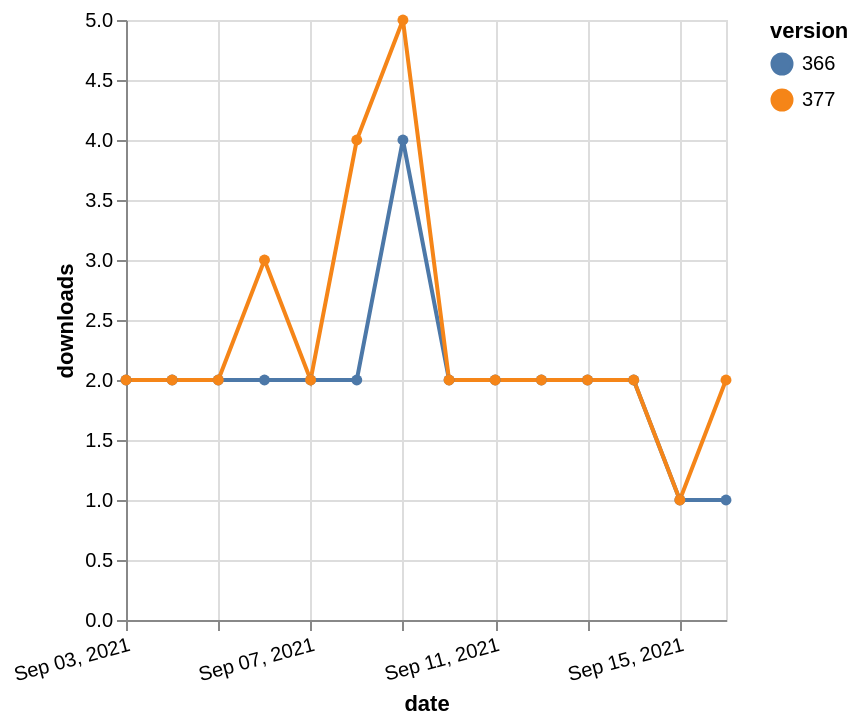

The Vega-Lite source for this figure:
### Vega-Lite specification from a JSON file in a GitHub repository (floating-point values rounded to 4 significant figures)
{"$schema": "https://vega.github.io/schema/vega-lite/v5.json", "description": "A simple bar chart with embedded data.", "data": {"values": [{"date": "2021-09-03", "total": 2231, "delta": 2, "version": "366"}, {"date": "2021-09-04", "total": 2233, "delta": 2, "version": "366"}, {"date": "2021-09-05", "total": 2235, "delta": 2, "version": "366"}, {"date": "2021-09-06", "total": 2237, "delta": 2, "version": "366"}, {"date": "2021-09-07", "total": 2239, "delta": 2, "version": "366"}, {"date": "2021-09-08", "total": 2241, "delta": 2, "version": "366"}, {"date": "2021-09-09", "total": 2245, "delta": 4, "version": "366"}, {"date": "2021-09-10", "total": 2247, "delta": 2, "version": "366"}, {"date": "2021-09-11", "total": 2249, "delta": 2, "version": "366"}, {"date": "2021-09-12", "total": 2251, "delta": 2, "version": "366"}, {"date": "2021-09-13", "total": 2253, "delta": 2, "version": "366"}, {"date": "2021-09-14", "total": 2255, "delta": 2, "version": "366"}, {"date": "2021-09-15", "total": 2256, "delta": 1, "version": "366"}, {"date": "2021-09-16", "total": 2257, "delta": 1, "version": "366"}, {"date": "2021-09-03", "total": 2030, "delta": 2, "version": "377"}, {"date": "2021-09-04", "total": 2032, "delta": 2, "version": "377"}, {"date": "2021-09-05", "total": 2034, "delta": 2, "version": "377"}, {"date": "2021-09-06", "total": 2037, "delta": 3, "version": "377"}, {"date": "2021-09-07", "total": 2039, "delta": 2, "version": "377"}, {"date": "2021-09-08", "total": 2043, "delta": 4, "version": "377"}, {"date": "2021-09-09", "total": 2048, "delta": 5, "version": "377"}, {"date": "2021-09-10", "total": 2050, "delta": 2, "version": "377"}, {"date": "2021-09-11", "total": 2052, "delta": 2, "version": "377"}, {"date": "2021-09-12", "total": 2054, "delta": 2, "version": "377"}, {"date": "2021-09-13", "total": 2056, "delta": 2, "version": "377"}, {"date": "2021-09-14", "total": 2058, "delta": 2, "version": "377"}, {"date": "2021-09-15", "total": 2059, "delta": 1, "version": "377"}, {"date": "2021-09-16", "total": 2061, "delta": 2, "version": "377"}]}, "width": "container", "mark": {"type": "line", "point": {"filled": true}}, "encoding": {"x": {"field": "date", "type": "temporal", "timeUnit": "yearmonthdate", "title": "date", "axis": {"labelAngle": -15}}, "y": {"field": "delta", "type": "quantitative", "title": "downloads"}, "color": {"field": "version", "type": "nominal"}, "tooltip": {"field": "delta"}}}
